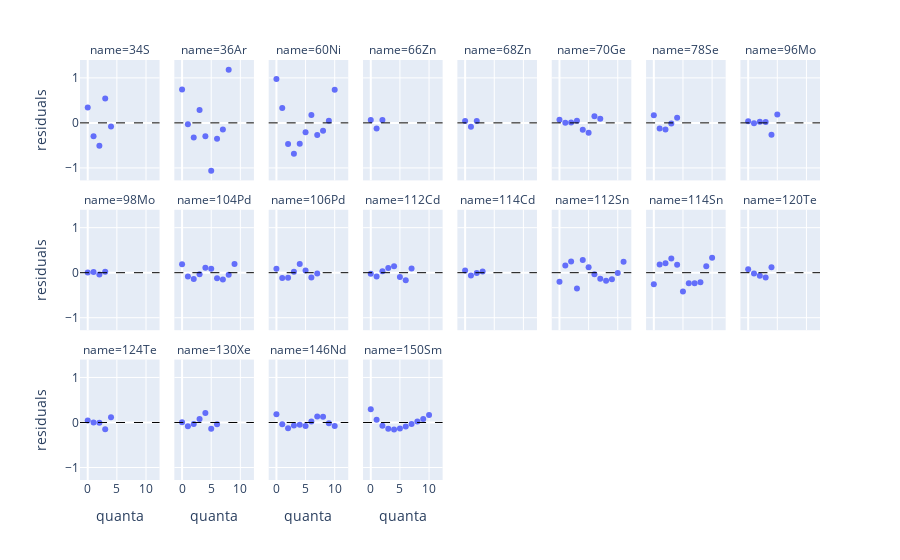

Notebook cell for this chart:
### Code cell
residuals_df = best_osc_merged.copy()
residuals_df = residuals_df.reset_index()
residuals_df["name"] = residuals_df["a"].astype(str) + residuals_df["symbol"]
residuals_df["residuals"] = residuals_df["energy"] - residuals_df["energy_pred"]

best_residuals = get_best_r2(residuals_df, 0.99)

fig = px.scatter(best_residuals, x="quanta", y="residuals", facet_col="name", facet_col_wrap=8)
fig.add_hline(y=0, line_width=1, line_dash="dash", line_color="black")
fig.show()

### Figure 1 — Plotly figure (JSON) as saved in the notebook; plotly's stock layout.template omitted (floating-point values rounded to 4 significant figures)
{"data": [{"hovertemplate": "name=34S<br>quanta=%{x}<br>residuals=%{y}<extra></extra>", "legendgroup": "", "marker": {"color": "#636efa", "symbol": "circle"}, "mode": "markers", "name": "", "orientation": "v", "showlegend": false, "type": "scatter", "x": [0, 1, 2, 3, 4], "xaxis": "x17", "y": [0.3415, -0.2989, -0.5054, 0.5415, -0.07868], "yaxis": "y17"}, {"hovertemplate": "name=36Ar<br>quanta=%{x}<br>residuals=%{y}<extra></extra>", "legendgroup": "", "marker": {"color": "#636efa", "symbol": "circle"}, "mode": "markers", "name": "", "orientation": "v", "showlegend": false, "type": "scatter", "x": [0, 1, 2, 3, 4, 5, 6, 7, 8], "xaxis": "x18", "y": [0.7419, -0.02866, -0.3255, 0.2862, -0.2947, -1.061, -0.3527, -0.1458, 1.18], "yaxis": "y18"}, {"hovertemplate": "name=60Ni<br>quanta=%{x}<br>residuals=%{y}<extra></extra>", "legendgroup": "", "marker": {"color": "#636efa", "symbol": "circle"}, "mode": "markers", "name": "", "orientation": "v", "showlegend": false, "type": "scatter", "x": [0, 1, 2, 3, 4, 5, 6, 7, 8, 9, 10], "xaxis": "x19", "y": [0.9752, 0.3333, -0.468, -0.6832, -0.4615, -0.2082, 0.1726, -0.2676, -0.175, 0.04746, 0.735], "yaxis": "y19"}, {"hovertemplate": "name=66Zn<br>quanta=%{x}<br>residuals=%{y}<extra></extra>", "legendgroup": "", "marker": {"color": "#636efa", "symbol": "circle"}, "mode": "markers", "name": "", "orientation": "v", "showlegend": false, "type": "scatter", "x": [0, 1, 2], "xaxis": "x20", "y": [0.06209, -0.1242, 0.06209], "yaxis": "y20"}, {"hovertemplate": "name=68Zn<br>quanta=%{x}<br>residuals=%{y}<extra></extra>", "legendgroup": "", "marker": {"color": "#636efa", "symbol": "circle"}, "mode": "markers", "name": "", "orientation": "v", "showlegend": false, "type": "scatter", "x": [0, 1, 2], "xaxis": "x21", "y": [0.04378, -0.08755, 0.04378], "yaxis": "y21"}, {"hovertemplate": "name=70Ge<br>quanta=%{x}<br>residuals=%{y}<extra></extra>", "legendgroup": "", "marker": {"color": "#636efa", "symbol": "circle"}, "mode": "markers", "name": "", "orientation": "v", "showlegend": false, "type": "scatter", "x": [0, 1, 2, 3, 4, 5, 6, 7], "xaxis": "x22", "y": [0.06981, 0.002925, 0.01012, 0.04763, -0.1522, -0.2194, 0.1483, 0.0929], "yaxis": "y22"}, {"hovertemplate": "name=78Se<br>quanta=%{x}<br>residuals=%{y}<extra></extra>", "legendgroup": "", "marker": {"color": "#636efa", "symbol": "circle"}, "mode": "markers", "name": "", "orientation": "v", "showlegend": false, "type": "scatter", "x": [0, 1, 2, 3, 4], "xaxis": "x23", "y": [0.1709, -0.1256, -0.1468, -0.01338, 0.1148], "yaxis": "y23"}, {"hovertemplate": "name=96Mo<br>quanta=%{x}<br>residuals=%{y}<extra></extra>", "legendgroup": "", "marker": {"color": "#636efa", "symbol": "circle"}, "mode": "markers", "name": "", "orientation": "v", "showlegend": false, "type": "scatter", "x": [0, 1, 2, 3, 4, 5], "xaxis": "x24", "y": [0.03383, -0.006175, 0.02553, 0.01986, -0.2608, 0.1877], "yaxis": "y24"}, {"hovertemplate": "name=98Mo<br>quanta=%{x}<br>residuals=%{y}<extra></extra>", "legendgroup": "", "marker": {"color": "#636efa", "symbol": "circle"}, "mode": "markers", "name": "", "orientation": "v", "showlegend": false, "type": "scatter", "x": [0, 1, 2, 3], "xaxis": "x9", "y": [0.002766, 0.0148, -0.03789, 0.02033], "yaxis": "y9"}, {"hovertemplate": "name=104Pd<br>quanta=%{x}<br>residuals=%{y}<extra></extra>", "legendgroup": "", "marker": {"color": "#636efa", "symbol": "circle"}, "mode": "markers", "name": "", "orientation": "v", "showlegend": false, "type": "scatter", "x": [0, 1, 2, 3, 4, 5, 6, 7, 8, 9], "xaxis": "x10", "y": [0.1849, -0.08308, -0.1391, -0.03691, 0.1105, 0.08917, -0.1227, -0.1494, -0.04691, 0.1934], "yaxis": "y10"}, {"hovertemplate": "name=106Pd<br>quanta=%{x}<br>residuals=%{y}<extra></extra>", "legendgroup": "", "marker": {"color": "#636efa", "symbol": "circle"}, "mode": "markers", "name": "", "orientation": "v", "showlegend": false, "type": "scatter", "x": [0, 1, 2, 3, 4, 5, 6, 7], "xaxis": "x11", "y": [0.08533, -0.1164, -0.1125, 0.02165, 0.1941, 0.05101, -0.1074, -0.01582], "yaxis": "y11"}, {"hovertemplate": "name=112Cd<br>quanta=%{x}<br>residuals=%{y}<extra></extra>", "legendgroup": "", "marker": {"color": "#636efa", "symbol": "circle"}, "mode": "markers", "name": "", "orientation": "v", "showlegend": false, "type": "scatter", "x": [0, 1, 2, 3, 4, 5, 6, 7], "xaxis": "x12", "y": [-0.02161, -0.08386, 0.03433, 0.1068, 0.1403, -0.09806, -0.1694, 0.09147], "yaxis": "y12"}, {"hovertemplate": "name=114Cd<br>quanta=%{x}<br>residuals=%{y}<extra></extra>", "legendgroup": "", "marker": {"color": "#636efa", "symbol": "circle"}, "mode": "markers", "name": "", "orientation": "v", "showlegend": false, "type": "scatter", "x": [0, 1, 2, 3], "xaxis": "x13", "y": [0.0463, -0.06486, -0.009194, 0.02775], "yaxis": "y13"}, {"hovertemplate": "name=112Sn<br>quanta=%{x}<br>residuals=%{y}<extra></extra>", "legendgroup": "", "marker": {"color": "#636efa", "symbol": "circle"}, "mode": "markers", "name": "", "orientation": "v", "showlegend": false, "type": "scatter", "x": [0, 1, 2, 3, 4, 5, 6, 7, 8, 9, 10, 11], "xaxis": "x14", "y": [-0.199, 0.1581, 0.2492, -0.3485, 0.2802, 0.1224, -0.03226, -0.1333, -0.1816, -0.1483, -0.008355, 0.2411], "yaxis": "y14"}, {"hovertemplate": "name=114Sn<br>quanta=%{x}<br>residuals=%{y}<extra></extra>", "legendgroup": "", "marker": {"color": "#636efa", "symbol": "circle"}, "mode": "markers", "name": "", "orientation": "v", "showlegend": false, "type": "scatter", "x": [0, 1, 2, 3, 4, 5, 6, 7, 8, 9, 10], "xaxis": "x15", "y": [-0.2553, 0.1841, 0.2112, 0.3128, 0.1738, -0.4184, -0.2369, -0.2337, -0.2141, 0.1424, 0.334], "yaxis": "y15"}, {"hovertemplate": "name=120Te<br>quanta=%{x}<br>residuals=%{y}<extra></extra>", "legendgroup": "", "marker": {"color": "#636efa", "symbol": "circle"}, "mode": "markers", "name": "", "orientation": "v", "showlegend": false, "type": "scatter", "x": [0, 1, 2, 3, 4], "xaxis": "x16", "y": [0.07411, -0.01763, -0.06868, -0.1062, 0.1184], "yaxis": "y16"}, {"hovertemplate": "name=124Te<br>quanta=%{x}<br>residuals=%{y}<extra></extra>", "legendgroup": "", "marker": {"color": "#636efa", "symbol": "circle"}, "mode": "markers", "name": "", "orientation": "v", "showlegend": false, "type": "scatter", "x": [0, 1, 2, 3, 4], "xaxis": "x", "y": [0.04208, -0.002503, -0.003958, -0.1529, 0.1173], "yaxis": "y"}, {"hovertemplate": "name=130Xe<br>quanta=%{x}<br>residuals=%{y}<extra></extra>", "legendgroup": "", "marker": {"color": "#636efa", "symbol": "circle"}, "mode": "markers", "name": "", "orientation": "v", "showlegend": false, "type": "scatter", "x": [0, 1, 2, 3, 4, 5, 6], "xaxis": "x2", "y": [0.005167, -0.08179, -0.03628, 0.08022, 0.21, -0.1376, -0.03974], "yaxis": "y2"}, {"hovertemplate": "name=146Nd<br>quanta=%{x}<br>residuals=%{y}<extra></extra>", "legendgroup": "", "marker": {"color": "#636efa", "symbol": "circle"}, "mode": "markers", "name": "", "orientation": "v", "showlegend": false, "type": "scatter", "x": [0, 1, 2, 3, 4, 5, 6, 7, 8, 9, 10], "xaxis": "x3", "y": [0.185, -0.039, -0.1275, -0.0686, -0.05197, -0.08055, 0.01996, 0.1341, 0.1248, -0.01619, -0.08006], "yaxis": "y3"}, {"hovertemplate": "name=150Sm<br>quanta=%{x}<br>residuals=%{y}<extra></extra>", "legendgroup": "", "marker": {"color": "#636efa", "symbol": "circle"}, "mode": "markers", "name": "", "orientation": "v", "showlegend": false, "type": "scatter", "x": [0, 1, 2, 3, 4, 5, 6, 7, 8, 9, 10], "xaxis": "x4", "y": [0.2968, 0.05853, -0.0743, -0.141, -0.1551, -0.1312, -0.08824, -0.03298, 0.02467, 0.07573, 0.1671], "yaxis": "y4"}], "layout": {"annotations": [{"showarrow": false, "text": "name=124Te", "x": 0.05375, "xanchor": "center", "xref": "paper", "y": 0.2867, "yanchor": "bottom", "yref": "paper"}, {"showarrow": false, "text": "name=130Xe", "x": 0.1812, "xanchor": "center", "xref": "paper", "y": 0.2867, "yanchor": "bottom", "yref": "paper"}, {"showarrow": false, "text": "name=146Nd", "x": 0.3087, "xanchor": "center", "xref": "paper", "y": 0.2867, "yanchor": "bottom", "yref": "paper"}, {"showarrow": false, "text": "name=150Sm", "x": 0.4363, "xanchor": "center", "xref": "paper", "y": 0.2867, "yanchor": "bottom", "yref": "paper"}, {"showarrow": false, "text": "name=98Mo", "x": 0.05375, "xanchor": "center", "xref": "paper", "y": 0.6433, "yanchor": "bottom", "yref": "paper"}, {"showarrow": false, "text": "name=104Pd", "x": 0.1812, "xanchor": "center", "xref": "paper", "y": 0.6433, "yanchor": "bottom", "yref": "paper"}, {"showarrow": false, "text": "name=106Pd", "x": 0.3087, "xanchor": "center", "xref": "paper", "y": 0.6433, "yanchor": "bottom", "yref": "paper"}, {"showarrow": false, "text": "name=112Cd", "x": 0.4363, "xanchor": "center", "xref": "paper", "y": 0.6433, "yanchor": "bottom", "yref": "paper"}, {"showarrow": false, "text": "name=114Cd", "x": 0.5637, "xanchor": "center", "xref": "paper", "y": 0.6433, "yanchor": "bottom", "yref": "paper"}, {"showarrow": false, "text": "name=112Sn", "x": 0.6912, "xanchor": "center", "xref": "paper", "y": 0.6433, "yanchor": "bottom", "yref": "paper"}, {"showarrow": false, "text": "name=114Sn", "x": 0.8188, "xanchor": "center", "xref": "paper", "y": 0.6433, "yanchor": "bottom", "yref": "paper"}, {"showarrow": false, "text": "name=120Te", "x": 0.9463, "xanchor": "center", "xref": "paper", "y": 0.6433, "yanchor": "bottom", "yref": "paper"}, {"showarrow": false, "text": "name=34S", "x": 0.05375, "xanchor": "center", "xref": "paper", "y": 1.0, "yanchor": "bottom", "yref": "paper"}, {"showarrow": false, "text": "name=36Ar", "x": 0.1812, "xanchor": "center", "xref": "paper", "y": 1.0, "yanchor": "bottom", "yref": "paper"}, {"showarrow": false, "text": "name=60Ni", "x": 0.3087, "xanchor": "center", "xref": "paper", "y": 1.0, "yanchor": "bottom", "yref": "paper"}, {"showarrow": false, "text": "name=66Zn", "x": 0.4363, "xanchor": "center", "xref": "paper", "y": 1.0, "yanchor": "bottom", "yref": "paper"}, {"showarrow": false, "text": "name=68Zn", "x": 0.5637, "xanchor": "center", "xref": "paper", "y": 1.0, "yanchor": "bottom", "yref": "paper"}, {"showarrow": false, "text": "name=70Ge", "x": 0.6912, "xanchor": "center", "xref": "paper", "y": 1.0, "yanchor": "bottom", "yref": "paper"}, {"showarrow": false, "text": "name=78Se", "x": 0.8188, "xanchor": "center", "xref": "paper", "y": 1.0, "yanchor": "bottom", "yref": "paper"}, {"showarrow": false, "text": "name=96Mo", "x": 0.9463, "xanchor": "center", "xref": "paper", "y": 1.0, "yanchor": "bottom", "yref": "paper"}], "legend": {"tracegroupgap": 0}, "margin": {"t": 60}, "shapes": [{"line": {"color": "black", "dash": "dash", "width": 1}, "type": "line", "x0": 0, "x1": 1, "xref": "x domain", "y0": 0, "y1": 0, "yref": "y"}, {"line": {"color": "black", "dash": "dash", "width": 1}, "type": "line", "x0": 0, "x1": 1, "xref": "x2 domain", "y0": 0, "y1": 0, "yref": "y2"}, {"line": {"color": "black", "dash": "dash", "width": 1}, "type": "line", "x0": 0, "x1": 1, "xref": "x3 domain", "y0": 0, "y1": 0, "yref": "y3"}, {"line": {"color": "black", "dash": "dash", "width": 1}, "type": "line", "x0": 0, "x1": 1, "xref": "x4 domain", "y0": 0, "y1": 0, "yref": "y4"}, {"line": {"color": "black", "dash": "dash", "width": 1}, "type": "line", "x0": 0, "x1": 1, "xref": "x9 domain", "y0": 0, "y1": 0, "yref": "y9"}, {"line": {"color": "black", "dash": "dash", "width": 1}, "type": "line", "x0": 0, "x1": 1, "xref": "x10 domain", "y0": 0, "y1": 0, "yref": "y10"}, {"line": {"color": "black", "dash": "dash", "width": 1}, "type": "line", "x0": 0, "x1": 1, "xref": "x11 domain", "y0": 0, "y1": 0, "yref": "y11"}, {"line": {"color": "black", "dash": "dash", "width": 1}, "type": "line", "x0": 0, "x1": 1, "xref": "x12 domain", "y0": 0, "y1": 0, "yref": "y12"}, {"line": {"color": "black", "dash": "dash", "width": 1}, "type": "line", "x0": 0, "x1": 1, "xref": "x13 domain", "y0": 0, "y1": 0, "yref": "y13"}, {"line": {"color": "black", "dash": "dash", "width": 1}, "type": "line", "x0": 0, "x1": 1, "xref": "x14 domain", "y0": 0, "y1": 0, "yref": "y14"}, {"line": {"color": "black", "dash": "dash", "width": 1}, "type": "line", "x0": 0, "x1": 1, "xref": "x15 domain", "y0": 0, "y1": 0, "yref": "y15"}, {"line": {"color": "black", "dash": "dash", "width": 1}, "type": "line", "x0": 0, "x1": 1, "xref": "x16 domain", "y0": 0, "y1": 0, "yref": "y16"}, {"line": {"color": "black", "dash": "dash", "width": 1}, "type": "line", "x0": 0, "x1": 1, "xref": "x17 domain", "y0": 0, "y1": 0, "yref": "y17"}, {"line": {"color": "black", "dash": "dash", "width": 1}, "type": "line", "x0": 0, "x1": 1, "xref": "x18 domain", "y0": 0, "y1": 0, "yref": "y18"}, {"line": {"color": "black", "dash": "dash", "width": 1}, "type": "line", "x0": 0, "x1": 1, "xref": "x19 domain", "y0": 0, "y1": 0, "yref": "y19"}, {"line": {"color": "black", "dash": "dash", "width": 1}, "type": "line", "x0": 0, "x1": 1, "xref": "x20 domain", "y0": 0, "y1": 0, "yref": "y20"}, {"line": {"color": "black", "dash": "dash", "width": 1}, "type": "line", "x0": 0, "x1": 1, "xref": "x21 domain", "y0": 0, "y1": 0, "yref": "y21"}, {"line": {"color": "black", "dash": "dash", "width": 1}, "type": "line", "x0": 0, "x1": 1, "xref": "x22 domain", "y0": 0, "y1": 0, "yref": "y22"}, {"line": {"color": "black", "dash": "dash", "width": 1}, "type": "line", "x0": 0, "x1": 1, "xref": "x23 domain", "y0": 0, "y1": 0, "yref": "y23"}, {"line": {"color": "black", "dash": "dash", "width": 1}, "type": "line", "x0": 0, "x1": 1, "xref": "x24 domain", "y0": 0, "y1": 0, "yref": "y24"}], "xaxis": {"anchor": "y", "domain": [0, 0.1075], "title": {"text": "quanta"}}, "xaxis10": {"anchor": "y10", "domain": [0.1275, 0.235], "matches": "x", "showticklabels": false}, "xaxis11": {"anchor": "y11", "domain": [0.255, 0.3625], "matches": "x", "showticklabels": false}, "xaxis12": {"anchor": "y12", "domain": [0.3825, 0.49], "matches": "x", "showticklabels": false}, "xaxis13": {"anchor": "y13", "domain": [0.51, 0.6175], "matches": "x", "showticklabels": false}, "xaxis14": {"anchor": "y14", "domain": [0.6375, 0.745], "matches": "x", "showticklabels": false}, "xaxis15": {"anchor": "y15", "domain": [0.765, 0.8725], "matches": "x", "showticklabels": false}, "xaxis16": {"anchor": "y16", "domain": [0.8925, 1], "matches": "x", "showticklabels": false}, "xaxis17": {"anchor": "y17", "domain": [0, 0.1075], "matches": "x", "showticklabels": false}, "xaxis18": {"anchor": "y18", "domain": [0.1275, 0.235], "matches": "x", "showticklabels": false}, "xaxis19": {"anchor": "y19", "domain": [0.255, 0.3625], "matches": "x", "showticklabels": false}, "xaxis2": {"anchor": "y2", "domain": [0.1275, 0.235], "matches": "x", "title": {"text": "quanta"}}, "xaxis20": {"anchor": "y20", "domain": [0.3825, 0.49], "matches": "x", "showticklabels": false}, "xaxis21": {"anchor": "y21", "domain": [0.51, 0.6175], "matches": "x", "showticklabels": false}, "xaxis22": {"anchor": "y22", "domain": [0.6375, 0.745], "matches": "x", "showticklabels": false}, "xaxis23": {"anchor": "y23", "domain": [0.765, 0.8725], "matches": "x", "showticklabels": false}, "xaxis24": {"anchor": "y24", "domain": [0.8925, 1], "matches": "x", "showticklabels": false}, "xaxis3": {"anchor": "y3", "domain": [0.255, 0.3625], "matches": "x", "title": {"text": "quanta"}}, "xaxis4": {"anchor": "y4", "domain": [0.3825, 0.49], "matches": "x", "title": {"text": "quanta"}}, "xaxis5": {"anchor": "y5", "domain": [0.51, 0.6175], "matches": "x", "title": {"text": "quanta"}}, "xaxis6": {"anchor": "y6", "domain": [0.6375, 0.745], "matches": "x", "title": {"text": "quanta"}}, "xaxis7": {"anchor": "y7", "domain": [0.765, 0.8725], "matches": "x", "title": {"text": "quanta"}}, "xaxis8": {"anchor": "y8", "domain": [0.8925, 1], "matches": "x", "title": {"text": "quanta"}}, "xaxis9": {"anchor": "y9", "domain": [0, 0.1075], "matches": "x", "showticklabels": false}, "yaxis": {"anchor": "x", "domain": [0, 0.2867], "title": {"text": "residuals"}}, "yaxis10": {"anchor": "x10", "domain": [0.3567, 0.6433], "matches": "y", "showticklabels": false}, "yaxis11": {"anchor": "x11", "domain": [0.3567, 0.6433], "matches": "y", "showticklabels": false}, "yaxis12": {"anchor": "x12", "domain": [0.3567, 0.6433], "matches": "y", "showticklabels": false}, "yaxis13": {"anchor": "x13", "domain": [0.3567, 0.6433], "matches": "y", "showticklabels": false}, "yaxis14": {"anchor": "x14", "domain": [0.3567, 0.6433], "matches": "y", "showticklabels": false}, "yaxis15": {"anchor": "x15", "domain": [0.3567, 0.6433], "matches": "y", "showticklabels": false}, "yaxis16": {"anchor": "x16", "domain": [0.3567, 0.6433], "matches": "y", "showticklabels": false}, "yaxis17": {"anchor": "x17", "domain": [0.7133, 1.0], "matches": "y", "title": {"text": "residuals"}}, "yaxis18": {"anchor": "x18", "domain": [0.7133, 1.0], "matches": "y", "showticklabels": false}, "yaxis19": {"anchor": "x19", "domain": [0.7133, 1.0], "matches": "y", "showticklabels": false}, "yaxis2": {"anchor": "x2", "domain": [0, 0.2867], "matches": "y", "showticklabels": false}, "yaxis20": {"anchor": "x20", "domain": [0.7133, 1.0], "matches": "y", "showticklabels": false}, "yaxis21": {"anchor": "x21", "domain": [0.7133, 1.0], "matches": "y", "showticklabels": false}, "yaxis22": {"anchor": "x22", "domain": [0.7133, 1.0], "matches": "y", "showticklabels": false}, "yaxis23": {"anchor": "x23", "domain": [0.7133, 1.0], "matches": "y", "showticklabels": false}, "yaxis24": {"anchor": "x24", "domain": [0.7133, 1.0], "matches": "y", "showticklabels": false}, "yaxis3": {"anchor": "x3", "domain": [0, 0.2867], "matches": "y", "showticklabels": false}, "yaxis4": {"anchor": "x4", "domain": [0, 0.2867], "matches": "y", "showticklabels": false}, "yaxis5": {"anchor": "x5", "domain": [0, 0.2867], "matches": "y", "showticklabels": false}, "yaxis6": {"anchor": "x6", "domain": [0, 0.2867], "matches": "y", "showticklabels": false}, "yaxis7": {"anchor": "x7", "domain": [0, 0.2867], "matches": "y", "showticklabels": false}, "yaxis8": {"anchor": "x8", "domain": [0, 0.2867], "matches": "y", "showticklabels": false}, "yaxis9": {"anchor": "x9", "domain": [0.3567, 0.6433], "matches": "y", "title": {"text": "residuals"}}}}
